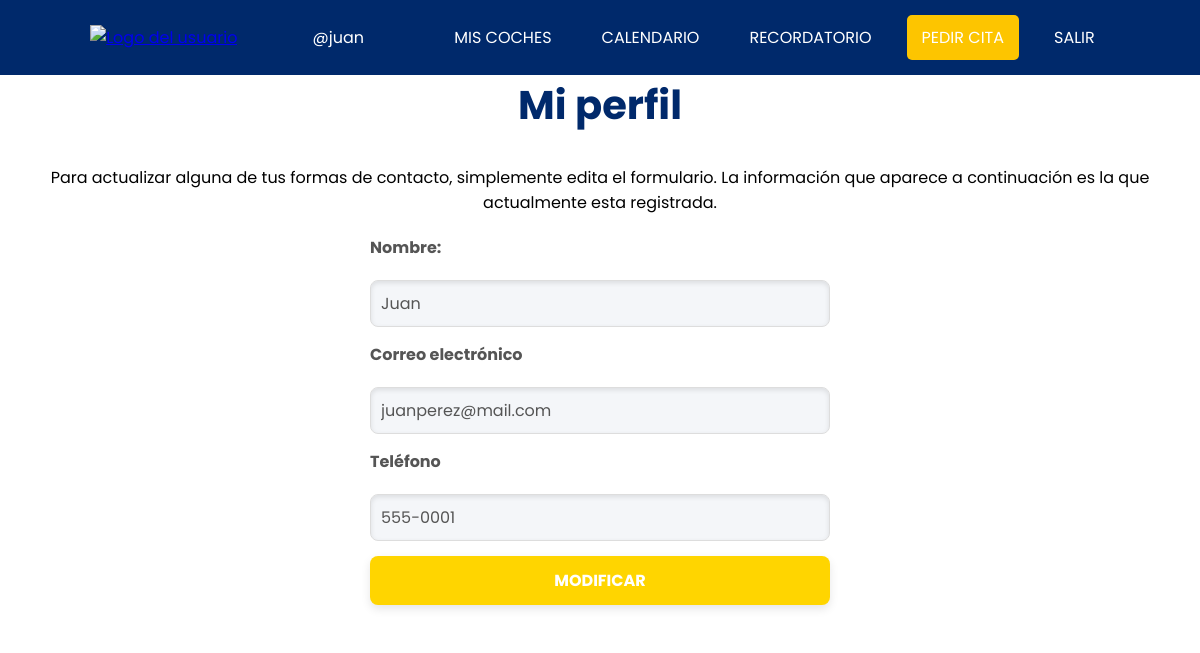
Page /documents/perfil.php (signed in) on the committed database.
### tables this page shows
CREATE TABLE usuarios (
    id_usuario INT PRIMARY KEY AUTO_INCREMENT,
    nombre VARCHAR(100) NOT NULL,
    arroba VARCHAR(100) UNIQUE NOT NULL,
    correo VARCHAR(100) NOT NULL UNIQUE,
    telefono VARCHAR(20) NOT NULL,
    id_taller INT,
    tipoUsuario INT,
    passwd VARCHAR(255) NOT NULL,
    FOREIGN KEY (id_taller) REFERENCES taller(id_taller),
    FOREIGN KEY (tipoUsuario) REFERENCES tipo_usuario(id_tipoUsuario)
);

### documents/perfil.php (the view, shortened to what this page needs)
<?php
$conexion = new mysqli('localhost', 'root', '', 'gestiontaller');
if (isset($_SESSION['usuario'])) {
    $usuario = $_SESSION['usuario'];
    $sql = $conexion->prepare('SELECT * FROM usuarios WHERE arroba = ?');
    $sql->bind_param('s', $usuario);
    $sql->execute();
    $resultado = $sql->get_result();
    ?>
    <!DOCTYPE html>
    <html lang="en">
    <head>
        <link rel="stylesheet" href="../assets/css/styles.css">
        <link rel="stylesheet" href="../assets/css/header.css">
        <link rel="stylesheet" href="../assets/css/profile.css">
        <link rel="stylesheet" href="../assets/css/index.css">
    </head>
    <body>
        <?php include('../partials/header_usuario.php'); ?>
        <main>
            <h2>Mi perfil</h2>
            <p>Para actualizar alguna de tus formas de contacto, simplemente edita el formulario. La información que aparece
                a continuación es la que actualmente esta registrada.</p>
            <section id="cen">
                <form action="./mod_user.php" method="POST">
                    <?php
                    if ($resultado->num_rows > 0) {
                        while ($fila = $resultado->fetch_assoc()) {
                            echo "<label for = 'nombre'> Nombre:</label> <input type='text' id='nombre' name='nombre' value='" . $fila['nombre'] . "'>";
                            echo "<label for = 'correo'>Correo electrónico</label> <input type='email' id='correo' name='correo' value='" . $fila['correo'] . "'>";
                            echo "<label for = 'tel'>Teléfono</label> <input type='tel' id='tel' name='tel' value='" . $fila['telefono'] . "'>";
                        }
                    } else {
                        echo "No se encontraron resultados.";
                    }
                    ?>
                    <button type="submit">MODIFICAR</button>
                </form>
            </section>
        </main>
    </body>
    </html>
    <?php
} else {
    header('Location: ./login.php');
}
?>

### assets/css/styles.css (style rules this page uses)
*, *:before, *:after , :root { margin: 0; padding: 0; box-sizing: border-box; font-family: "Poppins", sans-serif; }
html { min-height: 100%; position: relative; background-color: #c6c6c6; }
body { display: flex; flex-direction: column; min-height: 100vh; margin: 0; background-color: white; }
main { flex-grow: 1; }

### assets/css/profile.css (style rules this page uses)
h2 { font-size: 2rem; color: #333; margin-bottom: 20px; }
p { text-align: center; }
#cen { display: flex; flex-direction: column; align-items: center; justify-content: center; }
form { background-color: var(--blanco); border-radius: 14px; padding: 20px; width: 90%; max-width: 500px; display: flex; flex-direction: column; gap: 15px; }
form label { font-size: 1rem; color: var(--color-texto); font-weight: bold; margin-bottom: 5px; }
form input[type="text"], form input[type="email"], form input[type="tel"] { font-size: 1rem; padding: 10px; border: 1px solid #ddd; border-radius: 8px; box-shadow: inset 0 2px 5px rgba(0, 0, 0, 0.1); background-color: var(--color-fondo); color: var(--color-texto); transition: border 0.3s ease, box-shadow 0.3s ease; }
form button { padding: 12px; font-size: 1rem; background-color: var(--amarillo); color: var(--blanco); border: none; border-radius: 8px; cursor: pointer; text-transform: uppercase; font-weight: bold; box-shadow: 0 4px 10px rgba(0, 0, 0, 0.1); transition: background-color 0.3s ease, transform 0.2s ease; }

### assets/css/index.css (style rules this page uses)
h2 { font-size: 2.5rem; text-align: center; margin-bottom: 30px; color: var(--primario); font-weight: bold; }

### assets/css/variables.css (style rules this page uses)
:root { --primario: #00296b; --secundario: #00509d; --azul-m: #007bff; --azul-hover: #0056b3; --color-fondo: #f4f6f9; --color-texto: #555; --blanco: #ffffff; --amarillo: #ffd500; --color-estrella: #fdc500; }

### rows in the picture
usuarios: nombre "Juan", correo "juanperez@mail.com", tel "555-0001"

### other values in the picture
$_SESSION['usuario'] "@juan"
